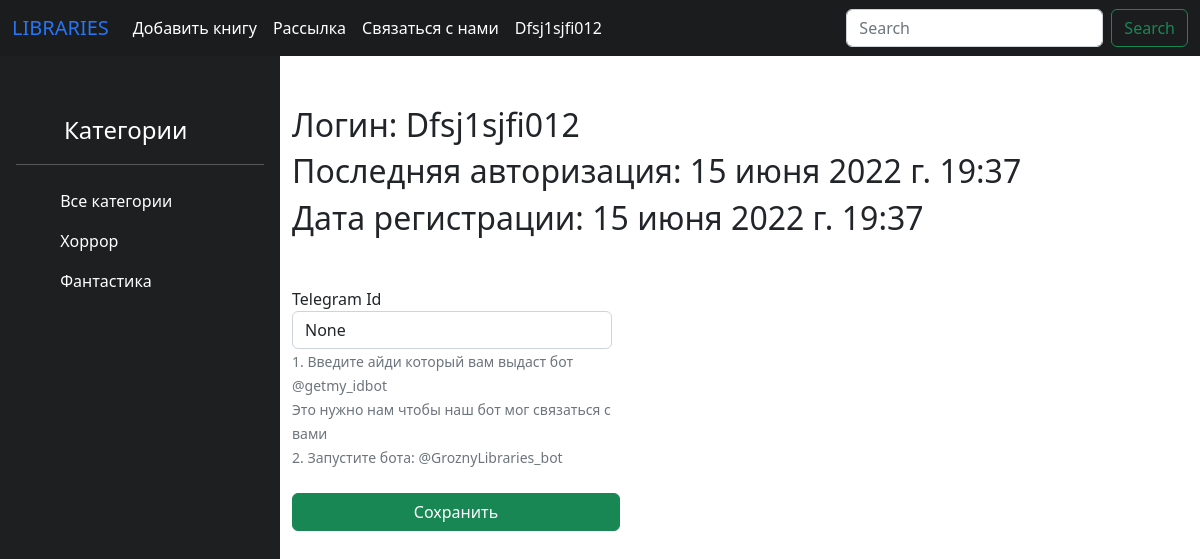
The app's page /libraries/profile/ (signed in) with its own data.
### libraries/models.py (models this page shows, shortened)
class User(AbstractUser):
    telegram_id = models.CharField(max_length=100, null=True, blank=True, verbose_name="Телеграм айди")

class Category(models.Model):
    name = models.CharField(max_length=100, db_index=True, verbose_name="Категория")
    def get_absolute_url(self):
        return reverse("view_category", kwargs={"category": self.pk})
    class Meta:
        verbose_name = "Категория"
        verbose_name_plural = "Категории"

### libraries/views.py (the view, shortened to what this page needs)
# urls.py: path('profile/', profile, name="profile"),
@login_required
def profile(request):
    return render(request, "libraries/profile.html")

### libraries/templatetags/libraries_tags.py (called while the page is built)
@register.inclusion_tag(filename="user_tags/categories_list.html")
def show_categories(selected=0):
    categories = Category.objects.all()
    return {"categories": categories, "selected": selected}

### templates/libraries/profile.html (shortened to what this page needs)
{% extends 'base.html' %}
{% load libraries_tags %}
{% block content %}
<div class="main" style="display: flex;">
    {% show_categories category %}
    <div class="container" style="margin-top: 50px">
        <h2>Логин: {{ user.username|title }}</h2>
        <h2>Последняя авторизация: {{ user.last_login }}</h2>
        <h2>Дата регистрации: {{ user.date_joined }}</h2>
        <form method="post" style="margin-top: 50px; width: 41vh;">
            <label for="inputPassword5">Telegram Id</label>
            <input type="text" id="inputPassword5" class="form-control" aria-describedby="passwordHelpBlock" name="telegram_id" style="width: 40vh;" value="{{ user.telegram_id }}">
            <small id="passwordHelpBlock" class="form-text text-muted">
              1. Введите айди который вам выдаст бот @getmy_idbot<br>Это нужно нам чтобы наш бот мог связаться с вами
              <br>
              2. Запустите бота: @GroznyLibraries_bot
            </small>
            <br>
            <br>
            <button class="btn btn-success" style="width: 100%;">Сохранить</button>
        </form>
    </div>
</div>
{% endblock %}

### templates/base.html (shortened to what this page needs)
{% load static %}
{% load libraries_tags %}
<!DOCTYPE html>
<html lang="en">
<head>
    <link href="https://cdn.jsdelivr.net/npm/bootstrap@5.2.0-beta1/dist/css/bootstrap.min.css" rel="stylesheet">
</head>
<body>
    <div class="header">
        <nav class="navbar navbar-expand-lg" style="background-color: #1a1c1e;">
            <div class="container-fluid">
              <a class="navbar-brand" href="{% url 'index' %}" style="color:#2575f7;">LIBRARIES</a>
              <div class="collapse navbar-collapse" id="navbarScroll">
                <ul class="navbar-nav me-auto my-2 my-lg-0 navbar-nav-scroll" style="--bs-scroll-height: 100px;">
                  <li class="nav-item">
                    <a class="nav-link" href="{% url 'add_book' %}" style="color: white;">Добавить книгу</a>
                  </li>
                  <li class="nav-item">
                    <a class="nav-link" href="{% url 'following' %}" style="color: white;">Рассылка</a>
                  </li>
                  <li class="nav-item">
                    <a class="nav-link" href="{% url 'contact' %}" style="color: white;">Связаться с нами</a>
                  </li>
                  {% if request.user.is_authenticated %}
                  <li class="nav-item">
                    <a class="nav-link" href="{% url 'profile' %}" style="color: white;">{{ user.username|title }}</a>
                  </li>
                  {% endif %}
                </ul>
                <form class="d-flex" role="search" action="{% url 'libraries_index' %}">
                  <input class="form-control me-2" name="search" type="search" placeholder="Search" aria-label="Search">
                  <button class="btn btn-outline-success" type="submit">Search</button>
                </form>
              </div>
            </div>
          </nav>
    </div>
    {% block content %}
    {% endblock %}
</body>
</html>

### templates/user_tags/categories_list.html (shortened to what this page needs)
<div class="d-flex flex-column flex-shrink-0 p-3 text-white" style="width: 280px; background-color: #1d1f21;">
    <a href="/" class="d-flex align-items-center mb-3 mb-md-0 me-md-auto text-white text-decoration-none">
      <svg class="bi me-2" width="40" height="32"><use xlink:href="#bootstrap"/></svg>
      <span class="fs-4" style="margin-top: 5vh;">Категории</span>
    </a>
    <hr>
    <ul class="nav nav-pills flex-column mb-auto" style="height: 100vh;">
      {% if selected == 0 %}
        <li>
          <a href="#" class="nav-link active text-white">
          <svg class="bi me-2" width="16" height="16"><use xlink:href="#speedometer2"/></svg>
          Все категории
          </a>
        </li>
      {% else %}
        <li>
          <a href="{% url 'index' %}" class="nav-link text-white">
          <svg class="bi me-2" width="16" height="16"><use xlink:href="#speedometer2"/></svg>
          Все категории
          </a>
        </li>
      {% endif %}
      {% for category in categories %}
        {% if selected == category.pk %}
            <li>
                <a href="{{ category.get_absolute_url }}" class="nav-link active text-white">
                <svg class="bi me-2" width="16" height="16"><use xlink:href="#speedometer2"/></svg>
                {{ category.name }}
                </a>
            </li>
        {% else %}
            <li>
                <a href="{{ category.get_absolute_url }}" class="nav-link text-white">
                <svg class="bi me-2" width="16" height="16"><use xlink:href="#speedometer2"/></svg>
                {{ category.name }}
                </a>
            </li>
        {% endif %}
      {% endfor %}
    </ul>
  </div>

### records on screen
User: username "Dfsj1sjfi012", last_login "15 июня 2022 г. 19:37", date_joined "15 июня 2022 г. 19:37", telegram_id "None"
Category: name "Хоррор"
Category: name "Фантастика"
